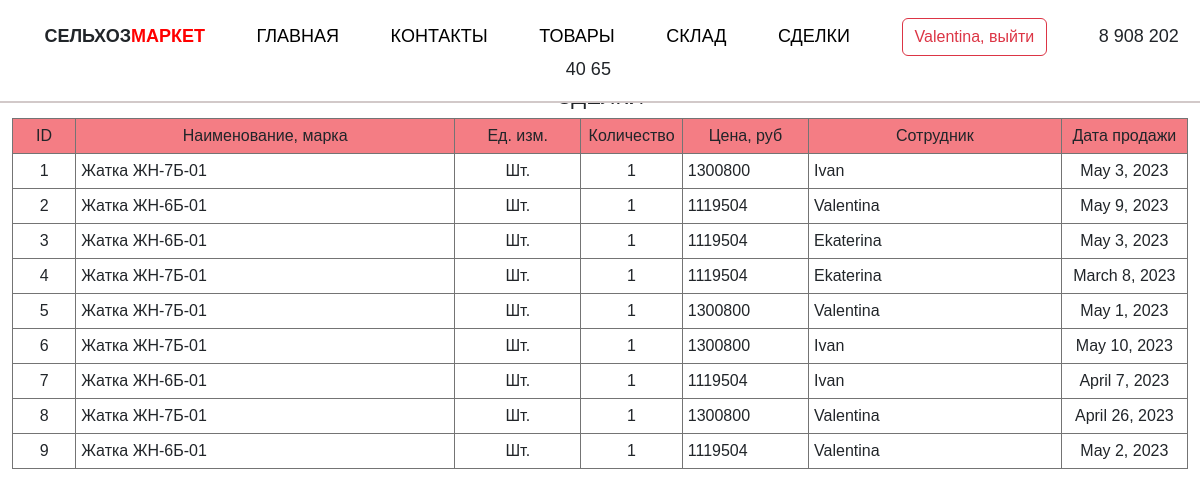
/deal (signed in), run on the app's committed database.
### example_app/models.py (models this page shows, shortened)
class Deal(models.Model):
    product = models.ForeignKey(Product, on_delete=models.CASCADE, verbose_name='Товар')
    employee = models.ForeignKey(User, on_delete=models.CASCADE, verbose_name='Сотрудник')
    date = models.DateField(verbose_name='Дата сделки')
    quantity = models.IntegerField(verbose_name='Количество проданного товара, шт')
    delivery_price = models.IntegerField(max_length=20,verbose_name='Цена ед. товара, руб')

class Product(models.Model):
    name = models.CharField(max_length=20, verbose_name='Нименование товара',)
    description = models.CharField(max_length=1000, verbose_name='Описание товара')
    type = models.CharField(max_length=50, verbose_name='Тип устройства')
    аggregation = models.CharField(max_length=500, verbose_name='Агрегатирование')
    def __str__(self):  # чтобы при выборе группы виделось только имя
        return self.name

### example_app/views.py (the view)
# urls.py: path('deal', deal),
def deal(request):
    deal = Deal.objects.all()
    data = {'header': 'Сделки',
            'deal': deal,
            }
    return render(request, 'example_app/deal.html', context=data)

### example_app/templates/example_app/deal.html
{% extends 'example_app/base.html' %}
{% load static %}
{% block table %}
{% if deal.count > 0 %}
<table align="center">
    <tr style="background-color: #f47d84; text-align: center;">
        <td style="width:5%">ID</td>
        <td style="width:30%">Наименование, марка</td>
        <td style="width:10%">Ед. изм.</td>
        <td style="width:5%">Количество</td>
        <td style="width:10%">Цена, руб</td>
        <td style="width:20%">Сотрудник</td>
        <td style="width:10%">Дата продажи</td>
    </tr>
    {% for d in deal %}
    <tr>
        <td style="text-align: center;">{{d.id}}</td>
        <td>{{d.product}}</td>
        <td style="text-align: center;">Шт.</td>
        <td style="text-align: center;">{{d.quantity}}</td>
        <td>{{d.delivery_price}}</td>
        <td>{{d.employee}}</td>
        <td style="text-align: center;">{{d.date}}</td>
    </tr>
    {% endfor %}
</table>
{% else %}
<h2>Нет записи в таблице "Сделки"</h2>
{% endif %}
{% endblock table %}

### example_app/templates/example_app/base.html (shortened to what this page needs)
<!DOCTYPE html>
{% load static %}
<html lang='en'>
    <head>
        <link href="https://cdn.jsdelivr.net/npm/bootstrap@5.3.0-alpha1/dist/css/bootstrap.min.css" rel="stylesheet">
        <link rel="stylesheet" href= "{% static 'css/style.css' %}">
    </head>
    <body>
        <dl class="navigate">
            <dd><b>СЕЛЬХОЗ<span class="colortext">МАРКЕТ</span></b></dd>
            <dd><a href='index'>ГЛАВНАЯ</a></dd>
            <dd><a href='contact'>КОНТАКТЫ</a></dd>
            <dd><a href='products'>ТОВАРЫ</a></dd>
            <dd><a href='stock'>СКЛАД</a></dd>
            {% if user.is_authenticated %}
            <dd><a href='deal'>СДЕЛКИ</a></dd>
            <dd><a href='logout' type="button" class="btn btn-outline-danger">{{user}}, выйти</a></dd>
            {% else %}
            <dd><a href='login' type="button" class="btn btn-outline-danger">Вход в личный кабинет</a></dd>
            {% endif %}
            <dd>8 908 202 40 65</dd>
        </dl>
        <br>
        <h1>{{header}}</h1>
        <div class="container">
            {% block table %}{% endblock table %}
        </div>
    </body>
</html>

### example_app/static/css/style.css (style rules this page uses)
body { position: relative; font-family: Helvetica, Arial, sans-serif; }
h1 { font-size: 22px; text-align: center; text-transform: uppercase; margin-top: 5%; }
.container { max-width: 1366px; margin-right: auto; margin-left: auto; padding-bottom: 30px; }
.navigate { border-bottom: 2px solid #d2c9c9; background-color: #ffffff; position: fixed; width: 100%; z-index: 999; padding: 1em; font-size: 18px; text-align: center; }
.navigate dd { display: inline; margin: 2%; list-style: none; }
.colortext { color: red; }
a { color: #000; text-decoration: none; }
table { margin-left: auto; margin-right: auto; width: 100%; border: solid #747474; border-width: 1px; }
td { border: 1px solid #747474; padding: 5px; }

### data on the page
Deal: id "1", product "Жатка ЖН-7Б-01", quantity "1", delivery_price "1300800", employee "Ivan", date "May 3, 2023"
Deal: id "2", product "Жатка ЖН-6Б-01", quantity "1", delivery_price "1119504", employee "Valentina", date "May 9, 2023"
Deal: id "3", product "Жатка ЖН-6Б-01", quantity "1", delivery_price "1119504", employee "Ekaterina", date "May 3, 2023"
Deal: id "4", product "Жатка ЖН-7Б-01", quantity "1", delivery_price "1119504", employee "Ekaterina", date "March 8, 2023"
Deal: id "5", product "Жатка ЖН-7Б-01", quantity "1", delivery_price "1300800", employee "Valentina", date "May 1, 2023"
Deal: id "6", product "Жатка ЖН-7Б-01", quantity "1", delivery_price "1300800", employee "Ivan", date "May 10, 2023"
Deal: id "7", product "Жатка ЖН-6Б-01", quantity "1", delivery_price "1119504", employee "Ivan", date "April 7, 2023"
Deal: id "8", product "Жатка ЖН-7Б-01", quantity "1", delivery_price "1300800", employee "Valentina", date "April 26, 2023"
Deal: id "9", product "Жатка ЖН-6Б-01", quantity "1", delivery_price "1119504", employee "Valentina", date "May 2, 2023"

### other printed values
{{ user }} "Valentina"
